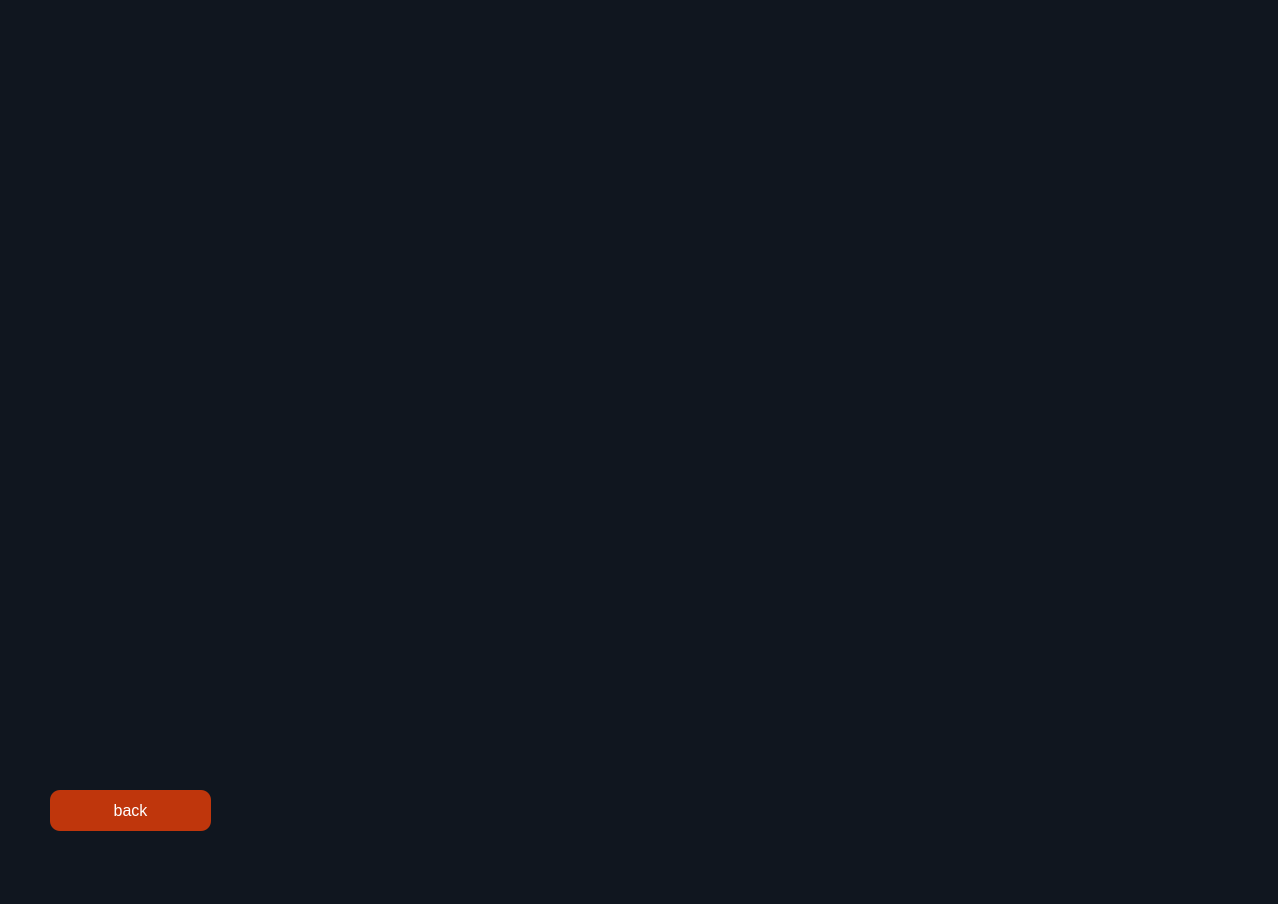
<?xml version="1.0" encoding="UTF-8"?>
<ui version="4.0">
 <class>guid</class>
 <widget class="QWidget" name="guid">
  <property name="geometry">
   <rect>
    <x>0</x>
    <y>0</y>
    <width>1278</width>
    <height>904</height>
   </rect>
  </property>
  <property name="minimumSize">
   <size>
    <width>1278</width>
    <height>904</height>
   </size>
  </property>
  <property name="maximumSize">
   <size>
    <width>1278</width>
    <height>904</height>
   </size>
  </property>
  <property name="windowTitle">
   <string>Form</string>
  </property>
  <property name="styleSheet">
   <string notr="true">background-color: #10161f;
color: rgb(255, 255, 255);
</string>
  </property>
  <widget class="QPushButton" name="backButton">
   <property name="enabled">
    <bool>true</bool>
   </property>
   <property name="geometry">
    <rect>
     <x>50</x>
     <y>790</y>
     <width>161</width>
     <height>41</height>
    </rect>
   </property>
   <property name="cursor">
    <cursorShape>PointingHandCursor</cursorShape>
   </property>
   <property name="styleSheet">
    <string notr="true">          background-color: #BF360C;
            color: white;
            border-radius: 10px;
            font-size: 16px;
           border: none;  </string>
   </property>
   <property name="text">
    <string>back</string>
   </property>
  </widget>
 </widget>
 <resources/>
 <connections/>
</ui>
